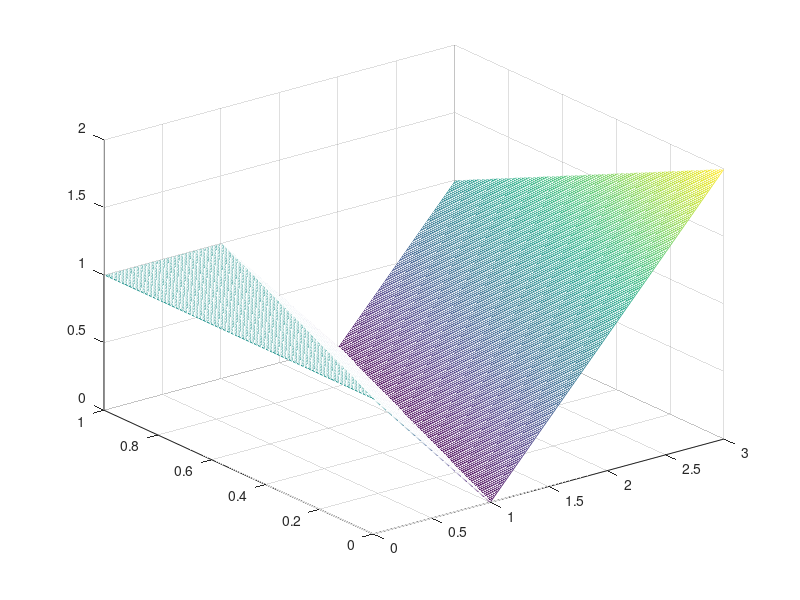

Recreate this plot in MATLAB.
%by cr0wchen
% for solving problem about textbook p143 4(1)
clc; clear; close all;

J = 600; N = 200;
h = 3 / J; tau = 1 / N;
a = 1;
r = a * tau / h;
x = [1:J - 1] * h; t = [0:N - 1] * tau;

U = zeros(J - 1, N);
U(:, 1) = abs(x - 1);

e = ones(J - 1, 1);
A = spdiags([r * e, (1 - r) * e], [-1, 0], J - 1, J - 1);

bouVal = zeros(J - 1, 1);
bouVal(1) = r;
for n = 1:N - 1
    U(:, n + 1) = A * U(:, n) + bouVal;
end

[T, X] = meshgrid(t, x);

figure
mesh(X, T, U);
